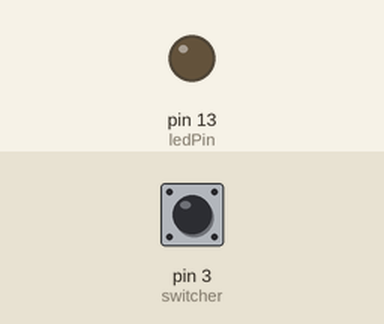
The sketch below on a simulated Arduino Uno, built with avr-gcc and run on an emulated ATmega328P. Shown: output pins drawn as LEDs (lit = HIGH). Inputs (shaded band) come from the test bench; at power-on: pin 3 (switcher) HIGH.

Above: at 1.2 s.
1.3 s: pin 3 (switcher) pulled LOW for 0.15 s
At 1.37 s:
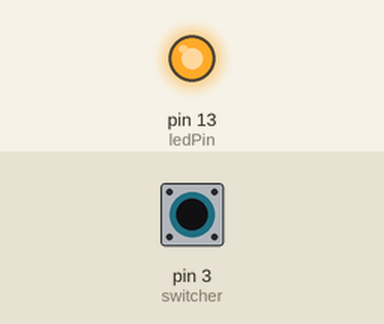
2.9 s: pin 3 (switcher) pulled LOW for 3.2 s
At 7.3 s:
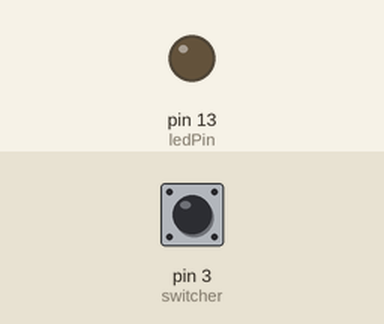
Timing chart, 0 to 8.8 s (numbered marks = the images above; inputs shaded):
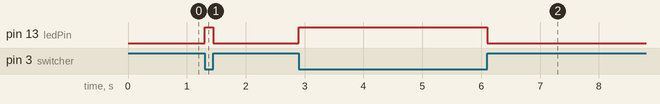

Measured:
- after the input at 1.3 s, pin 13 (ledPin): LOW → HIGH at once, → LOW 0.15 s later
- after the input at 2.9 s, pin 13 (ledPin): LOW → HIGH at once, → LOW 3.2 s later

The sketch:

21.Tilt_Switch.ino
```cpp
int ledPin = 13;                // Connect LED to pin 13
int switcher = 3;                 // Connect Tilt sensor to Pin3

void setup()
{
  pinMode(ledPin, OUTPUT);      // Set digital pin 13 to output mode
  pinMode(switcher, INPUT);       // Set digital pin 3 to input mode
}
void loop()
{

   if(digitalRead(switcher)==LOW) //Read sensor value
     {
        digitalWrite(ledPin, HIGH);   // Turn on LED when the sensor is tilted
     }
   else
     {
        digitalWrite(ledPin, LOW);    // Turn off LED when the sensor is not triggered
     }
}
```
